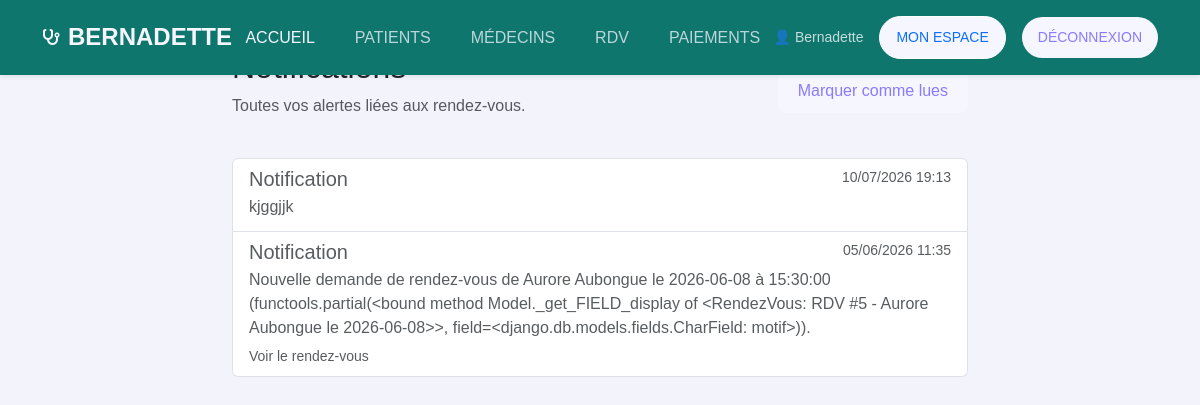
The page /rdv/notifications/ (signed in) on the database its author committed.
### rdv/models.py (models this page shows, shortened)
class Notification(models.Model):
    recipient = models.ForeignKey(User, on_delete=models.CASCADE, related_name='notifications')
    rdv = models.ForeignKey(RendezVous, on_delete=models.CASCADE, related_name='notifications', null=True, blank=True)
    message = models.CharField(max_length=255)
    url = models.CharField(max_length=255, blank=True, null=True)
    is_read = models.BooleanField(default=False)
    created_at = models.DateTimeField(auto_now_add=True)
    class Meta:
        verbose_name = 'Notification'
        verbose_name_plural = 'Notifications'
        ordering = ['-created_at']

### rdv/views.py (the view)
# urls.py: path('notifications/', views.notifications, name='notifications'),
@login_required
def notifications(request):
    notif_list = request.user.notifications.order_by('-created_at')
    if request.method == 'POST':
        notif_list.filter(is_read=False).update(is_read=True)
        messages.success(request, "Toutes les notifications ont été marquées comme lues.")
        return redirect('rdv:notifications')
    return render(request, 'rdv/notifications.html', {'notifications': notif_list})

### rdv/context_processors.py (called while the page is built)
def notifications(request):
    if isinstance(request.user, AnonymousUser):
        return {}
    unread_count = request.user.notifications.filter(is_read=False).count()
    return {
        'notification_unread_count': unread_count,
    }

### rdv/templates/rdv/notifications.html (shortened to what this page needs)
{% extends 'base.html' %}
{% block content %}
<div class="container mt-5">
    <div class="row justify-content-center">
        <div class="col-lg-8">
            <div class="d-flex justify-content-between align-items-center mb-4">
                <div>
                    <h2>Notifications</h2>
                    <p class="text-muted">Toutes vos alertes liées aux rendez-vous.</p>
                </div>
                <form method="post" class="m-0">
                    <button type="submit" class="btn btn-outline-primary">Marquer comme lues</button>
                </form>
            </div>
            {% if notifications %}
                <div class="list-group">
                    {% for notification in notifications %}
                        <a href="{{ notification.url }}" class="list-group-item list-group-item-action {% if not notification.is_read %}list-group-item-warning{% endif %}">
                            <div class="d-flex w-100 justify-content-between">
                                <h5 class="mb-1">{% if not notification.is_read %}<strong>Nouveau</strong>{% else %}Notification{% endif %}</h5>
                                <small>{{ notification.created_at|date:"d/m/Y H:i" }}</small>
                            </div>
                            <p class="mb-1">{{ notification.message }}</p>
                            {% if notification.url %}
                                <small class="text-muted">Voir le rendez-vous</small>
                            {% endif %}
                        </a>
                    {% endfor %}
                </div>
            {% else %}
                <div class="alert alert-info">Vous n'avez pas de notifications pour le moment.</div>
            {% endif %}
        </div>
    </div>
</div>
{% endblock %}

### templates/base.html (shortened to what this page needs)
{% load static %}
<!DOCTYPE html>
<html lang="fr">
<head>
    <link href="{% static 'css/bootstrap.min.css' %}" rel="stylesheet">
    <link href="https://cdn.jsdelivr.net/npm/bootstrap-icons@1.11.1/font/bootstrap-icons.css" rel="stylesheet">
    <link rel="stylesheet" href="{% static 'css/style.css' %}">
    <link rel="stylesheet" href="https://cdnjs.cloudflare.com/ajax/libs/font-awesome/6.4.0/css/all.min.css">
</head>
<body>
    <header>
        <nav class="navbar main-nav fixed-top py-3 navbar-expand-lg shadow-sm" style="background-color: #0f766e;">
            <div class="container d-flex justify-content-between align-items-center">
                <div class="d-flex align-items-center gap-2 brand-logo">
                    <i class="fa-solid fa-stethoscope" style="color: #14b8a6;"></i>
                    <h4 class="fw-bold m-0 Logo" style="color: #ffffff;">BERNADETTE</h4>
                </div>
                {% if user.is_authenticated %}
                <ul class="navbar-nav d-none d-lg-flex flex-row gap-4">
                    <li class="nav-item"><a class="nav-link text-white fw-medium opacity-90" href="/">ACCUEIL</a></li>
                    <li class="nav-item"><a class="nav-link text-white fw-medium opacity-75" href="/patients/">PATIENTS</a></li>
                    <li class="nav-item"><a class="nav-link text-white fw-medium opacity-75" href="/medecins/">MÉDECINS</a></li>
                    <li class="nav-item"><a class="nav-link text-white fw-medium opacity-75" href="/rdv/">RDV</a></li>
                    <li class="nav-item"><a class="nav-link text-white fw-medium opacity-75" href="/paiements/">PAIEMENTS</a></li>
                </ul>
                {% endif %}
                <div class="d-none d-lg-flex align-items-center gap-3">
                    {% if user.is_authenticated %}
                        <span class="text-white small opacity-75">👤 {{ user.username }}</span>
                        <a href="/comptes/" class="btn btn-sm px-3 text-primary rounded-pill border-white border">MON ESPACE</a>
                        <a href="/comptes/logout/" class="btn btn-danger btn-sm px-3 rounded-pill">DÉCONNEXION</a>
                    {% else %}
                        <a href="/comptes/login/" class="btn btn-sm px-4 text-dark fw-bold rounded-pill" style="background-color: #14b8a6; border: none;">CONNEXION</a>
                    {% endif %}
                </div>
            </div>
        </nav>
    </header>
    {% block content %}{% endblock %}
</body>
</html>

### static/css/style.css (style rules this page uses)
:root { --primary: #4e4bff; --blueMid: #8a7aff; --light: #f5f6ff; }
body { background: #f3f4fb; font-family: "Poppins", Arial; }
.btn { background: var(--light); color: var(--blueMid); border: none; border-radius: 8px; padding: 10px 20px; font-weight: 500; transition: 0.3s; }
.main-nav { transition: 0.3s ease; background: transparent; }
.nav-link { color: var(--light) !important; font-weight: 500; }
.brand-logo i { color: var(--light) !important; }
.brand-logo h4 { color: var(--light) !important; }

### rows shown on the page
Notification: is_read "Notification", created_at "10/07/2026 19:13", message "kjggjjk"
Notification: is_read "Notification", created_at "05/06/2026 11:35", message "Nouvelle demande de rendez-vous de Aurore Aubongue le 2026-06-08 à 15:30:00 (functools.partial(<bound method Model._get_FIELD_display of <RendezVous: RDV #5 - Aurore Aubongue le 2026-06-08>>, field=<django.db.models.fields.CharField: motif>)).", url "Voir le rendez-vous"

### other values the page prints
{{ user.username }} "Bernadette"
